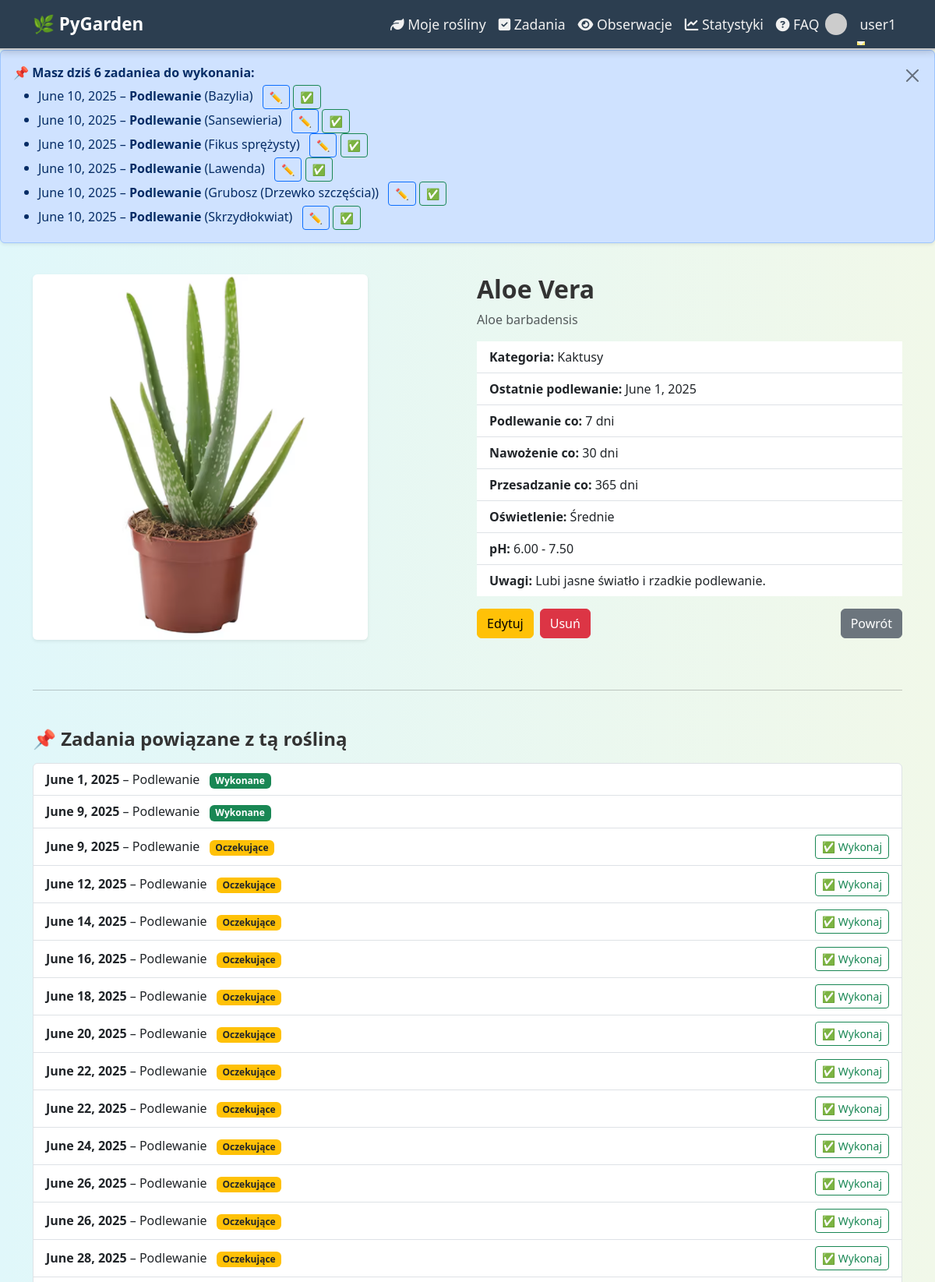
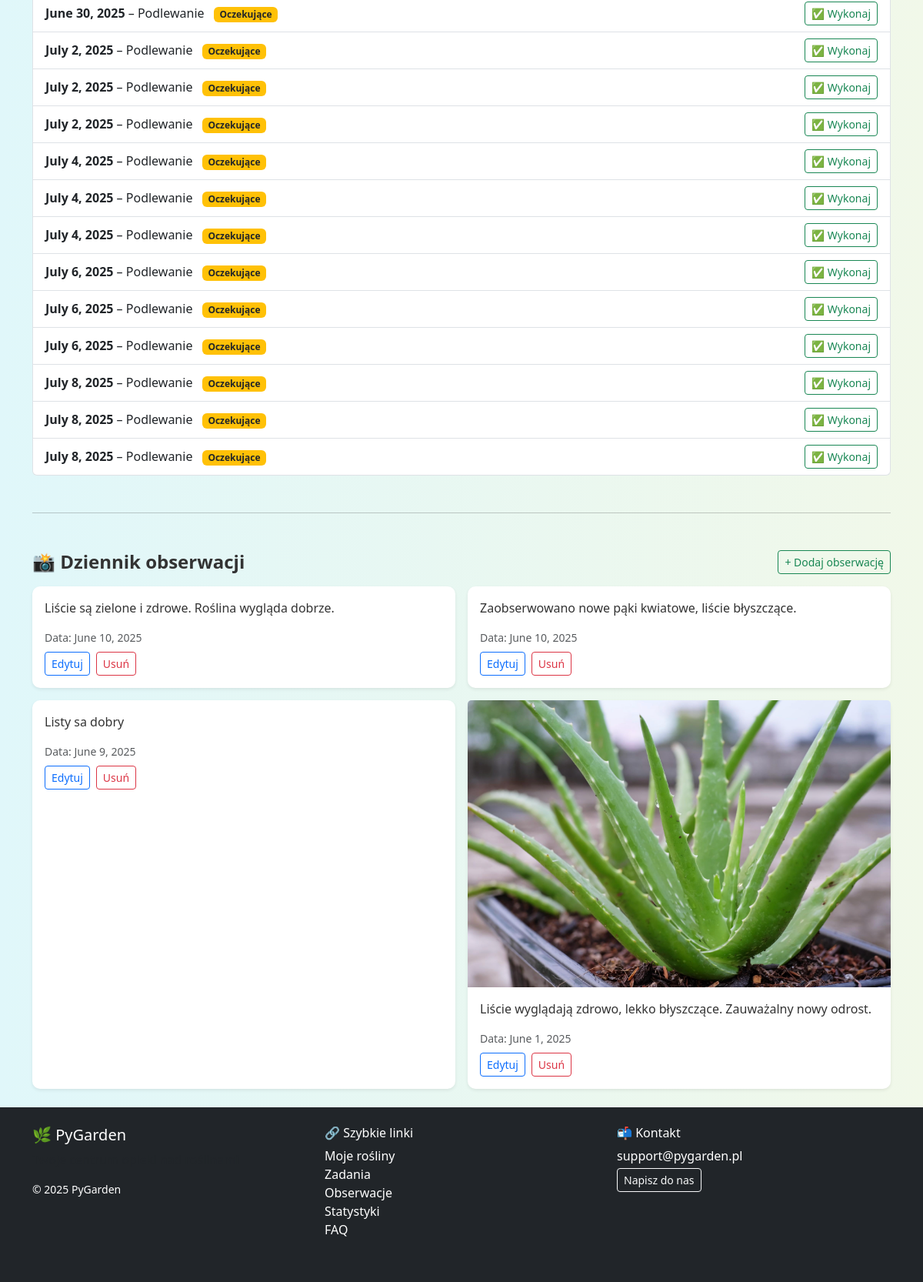
/rosliny/2/ (signed in), run on the app's committed database (2 pictures, top to bottom).
### apps/scheduler/models.py (models this page shows, shortened)
class Task(models.Model):
    plant = models.ForeignKey(Plant, on_delete=models.CASCADE, related_name='zadania')
    user = models.ForeignKey(User, on_delete=models.CASCADE, related_name='zadania')
    typ = models.ForeignKey(TaskType, on_delete=models.SET_NULL, null=True)
    opis = models.TextField(blank=True, null=True)
    data = models.DateField()
    wykonane = models.BooleanField(default=False)
    class Meta:
        verbose_name = 'Zadanie'
        verbose_name_plural = 'Zadania'
        ordering = ['data']

class TaskType(models.Model):
    nazwa = models.CharField(max_length=100, unique=True)
    class Meta:
        verbose_name = 'Typ zadania'
        verbose_name_plural = 'Typy zadań'

### apps/plants/models.py (models this page shows, shortened)
class Plant(models.Model):
    LIGHT_CHOICES = [
        ('low', 'Niskie'),
        ('medium', 'Średnie'),
        ('high', 'Wysokie'),
    ]
    user = models.ForeignKey(User, on_delete=models.CASCADE, related_name='plants')
    nazwa = models.CharField(max_length=255)                   # название растения
    gatunek = models.CharField(max_length=255, blank=True)     # «gatunek» = вид (опционально)
    kategoria = models.ForeignKey(
        Category,
        on_delete=models.SET_NULL,
        null=True,
        blank=True
    )                                                         # категория (связь «многие-ко-многим» упрощена)
    zdjecie = models.ImageField(upload_to='plants/%Y/%m/', blank=True, null=True)
    data_dodania = models.DateField(auto_now_add=True)         # дата добавления (автоматически)
    ostatnie_podlanie = models.DateField(null=True, blank=True)  # дата последнего полива
    interwal_podlania = models.PositiveIntegerField(
        default=7,
        help_text='Interwał (w dniach) między podlaniami'
    )
    interwal_nawozenia = models.PositiveIntegerField(
        default=30,
        help_text='Interwał (w dniach) na nawożenie'
    )
    interwal_przesadzania = models.PositiveIntegerField(
        default=365,
        help_text='Interwał (w dniach) na przesadzanie'
    )
    oswietlenie = models.CharField(
        max_length=10,
        choices=LIGHT_CHOICES,
        default='medium'
    )
    ph_min = models.DecimalField(max_digits=4, decimal_places=2, null=True, blank=True)
    ph_max = models.DecimalField(max_digits=4, decimal_places=2, null=True, blank=True)
    uwagi = models.TextField(blank=True, null=True)            # заметки/комментарии
    class Meta:
        verbose_name = 'Roślina'
        verbose_name_plural = 'Rośliny'

class Category(models.Model):
    nazwa = models.CharField(max_length=100, unique=True)
    def __str__(self):
        return self.nazwa
    class Meta:
        verbose_name = 'Kategoria'
        verbose_name_plural = 'Kategorie'

### apps/observations/models.py (models this page shows, shortened)
class Observation(models.Model):
    plant = models.ForeignKey(Plant, on_delete=models.CASCADE, related_name='obserwacje')
    user = models.ForeignKey(User, on_delete=models.CASCADE, related_name='obserwacje')
    opis = models.TextField(blank=True, null=True)
    data = models.DateField(auto_now_add=True)
    zdjecie = models.ImageField(upload_to='observations/%Y/%m/', blank=True, null=True)
    class Meta:
        verbose_name = 'Obserwacja'
        verbose_name_plural = 'Obserwacje'
        ordering = ['-data']

### apps/plants/views.py (the view)
# urls.py: path('<int:pk>/', views.PlantDetailView.as_view(), name='detail'),
class PlantDetailView(LoginRequiredMixin, UserPassesTestMixin, DetailView):
    model = Plant
    template_name = 'plants/plant_detail.html'
    context_object_name = 'plant'
    def test_func(self):
        return self.get_object().user == self.request.user
    def get_context_data(self, **kwargs):
        context = super().get_context_data(**kwargs)
        plant = self.get_object()
        context['zadania'] = Task.objects.filter(plant=plant, user=self.request.user).order_by('data')
        return context

### apps/scheduler/context_processors.py (called while the page is built)
def todays_tasks(request):
    if request.user.is_authenticated:
        tasks_today = Task.objects.filter(
            user=request.user,
            data=date.today(),
            wykonane=False
        ).select_related('typ', 'plant')
    else:
        tasks_today = []
    return {'tasks_today': tasks_today}

### templates/plants/plant_detail.html (shortened to what this page needs)
{% extends 'base.html' %}
{% load static %}
{% block content %}
<div class="row">
    <div class="col-md-6">
        {% if plant.zdjecie %}
            <img src="{{ plant.zdjecie.url }}" style="max-width: 430px;" class="img-fluid rounded shadow-sm mb-3" alt="{{ plant.nazwa }}">
        {% else %}
            <div class="bg-light border rounded p-5 text-center text-muted">Brak zdjęcia</div>
        {% endif %}
    </div>
    <div class="col-md-6">
        <h2 class="fw-bold">{{ plant.nazwa }}</h2>
        <p class="text-muted">{{ plant.gatunek }}</p>
        <ul class="list-group list-group-flush mb-3">
            <li class="list-group-item"><strong>Kategoria:</strong> {{ plant.kategoria }}</li>
            <li class="list-group-item"><strong>Ostatnie podlewanie:</strong> {{ plant.ostatnie_podlanie|default:"—" }}</li>
            <li class="list-group-item"><strong>Podlewanie co:</strong> {{ plant.interwal_podlania }} dni</li>
            <li class="list-group-item"><strong>Nawożenie co:</strong> {{ plant.interwal_nawozenia }} dni</li>
            <li class="list-group-item"><strong>Przesadzanie co:</strong> {{ plant.interwal_przesadzania }} dni</li>
            <li class="list-group-item"><strong>Oświetlenie:</strong> {{ plant.get_oswietlenie_display }}</li>
            {% if plant.ph_min and plant.ph_max %}
                <li class="list-group-item"><strong>pH:</strong> {{ plant.ph_min }} - {{ plant.ph_max }}</li>
            {% endif %}
            {% if plant.uwagi %}
                <li class="list-group-item"><strong>Uwagi:</strong> {{ plant.uwagi }}</li>
            {% endif %}
        </ul>
        <div class="d-flex gap-2">
            <a href="{% url 'plants:edit' plant.pk %}" class="btn btn-warning">Edytuj</a>
            <a href="{% url 'plants:delete' plant.pk %}" class="btn btn-danger">Usuń</a>
            <a href="{% url 'plants:list' %}" class="btn btn-secondary ms-auto">Powrót</a>
        </div>
    </div>
</div>
<hr class="my-5">
<h4 class="fw-bold mb-3">📌 Zadania powiązane z tą rośliną</h4>
{% if zadania %}
    <ul class="list-group">
        {% for task in zadania %}
            <li class="list-group-item d-flex justify-content-between align-items-center">
                <div>
                    <strong>{{ task.data }}</strong> – {{ task.typ.nazwa }}
                    {% if task.wykonane %}
                        <span class="badge bg-success ms-2">Wykonane</span>
                    {% else %}
                        <span class="badge bg-warning text-dark ms-2">Oczekujące</span>
                    {% endif %}
                </div>
                {% if not task.wykonane %}
                    <form method="post" action="{% url 'tasks:mark_done' task.pk %}">
                        <button class="btn btn-sm btn-outline-success">✅ Wykonaj</button>
                    </form>
                {% endif %}
            </li>
        {% endfor %}
    </ul>
{% else %}
    <div class="alert alert-info">Brak przypisanych zadań.</div>
{% endif %}
<hr class="my-5">
<h4 class="fw-bold mb-3 d-flex justify-content-between align-items-center">
    📸 Dziennik obserwacji
    <a href="{% url 'observations:add' %}?plant_id={{ plant.id }}" class="btn btn-sm btn-outline-success">+ Dodaj obserwację</a>
</h4>
{% with plant.obserwacje.all|dictsortreversed:"data" as sorted_observations %}
{% if sorted_observations %}
    <div class="row g-3">
        {% for obs in sorted_observations %}
            <div class="col-md-6">
                <div class="card shadow-sm h-100">
                    {% if obs.zdjecie %}
                        <img src="{{ obs.zdjecie.url }}" class="card-img-top" alt="obserwacja">
                    {% endif %}
                    <div class="card-body">
                        <p class="card-text">{{ obs.opis|default:"(Brak opisu)" }}</p>
                        <p class="text-muted small mb-0">Data: {{ obs.data }}</p>
                        <div class="d-flex gap-2 mt-2">
                            <a href="{% url 'observations:edit' obs.pk %}" class="btn btn-sm btn-outline-primary">Edytuj</a>
                            <a href="{% url 'observations:delete' obs.pk %}" class="btn btn-sm btn-outline-danger">Usuń</a>
                        </div>
                    </div>
                </div>
            </div>
        {% endfor %}
    </div>
{% else %}
    <div class="alert alert-info">Brak obserwacji dla tej rośliny.</div>
{% endif %}
{% endwith %}
{% endblock %}

### templates/base.html (shortened to what this page needs)
<!DOCTYPE html>
<html lang="pl">
{% load static %}
<head>
  <link href="https://cdn.jsdelivr.net/npm/bootstrap@5.3.0/dist/css/bootstrap.min.css" rel="stylesheet" />
  <link rel="stylesheet" href="https://cdnjs.cloudflare.com/ajax/libs/font-awesome/6.5.0/css/all.min.css" />
  <link rel="stylesheet" href="{% static 'css/style.css' %}" />
  <link href="https://cdn.jsdelivr.net/npm/fullcalendar@6.1.10/index.global.min.css" rel="stylesheet">
</head>
<body class="d-flex flex-column min-vh-100">
<nav class="navbar navbar-expand-lg navbar-animate sticky-top">
  <div class="container" style="overflow: visible;">
    <a class="navbar-brand" href="{% url 'plants:list' %}">🌿 PyGarden</a>
    <div class="collapse navbar-collapse" id="navbarNav">
      <ul class="navbar-nav ms-auto">
        {% if user.is_authenticated %}
          <li class="nav-item"><a class="nav-link" href="{% url 'plants:list' %}"><i class="fa fa-leaf"></i> Moje rośliny</a></li>
          <li class="nav-item"><a class="nav-link" href="{% url 'tasks:calendar' %}"><i class="fa fa-check-square"></i> Zadania</a></li>
          <li class="nav-item"><a class="nav-link" href="{% url 'observations:list' %}"><i class="fa fa-eye"></i> Obserwacje</a></li>
          <li class="nav-item"><a class="nav-link" href="{% url 'analytics:statistics' %}"><i class="fa fa-chart-line"></i> Statystyki</a></li>
          <li class="nav-item"><a class="nav-link" href="{% url 'faq' %}"><i class="fa fa-question-circle"></i> FAQ</a></li>
          <li class="nav-item dropdown d-flex align-items-center gap-2">
            <img src="https://www.gravatar.com/avatar/?s=28&d=identicon" class="rounded-circle" style="width: 28px; height: 28px;" alt="avatar">
            <a class="nav-link dropdown-toggle" href="#" id="userDropdown" data-bs-toggle="dropdown">{{ user.username }}</a>
          </li>
        {% else %}
          <li class="nav-item"><a class="nav-link" href="{% url 'accounts:login' %}">Zaloguj się</a></li>
          <li class="nav-item"><a class="nav-link" href="{% url 'accounts:register' %}">Rejestracja</a></li>
        {% endif %}
      </ul>
    </div>
  </div>
</nav>
{% if tasks_today %}
<div class="alert alert-primary d-flex justify-content-between align-items-start fade show shadow-sm" role="alert" id="task-alert" style="animation: fade-in 0.5s ease-out;">
  <div>
    <strong>📌 Masz dziś {{ tasks_today|length }} zadanie{{ tasks_today|length|pluralize:"e,a" }} do wykonania:</strong>
    <ul class="mb-0 mt-1">
      {% for task in tasks_today %}
        <li>
          {{ task.data }} – <strong>{{ task.typ.nazwa }}</strong> ({{ task.plant.nazwa }})
          <a href="{% url 'tasks:edit' task.pk %}" class="btn btn-sm btn-outline-primary ms-2">✏️</a>
          {% if not task.wykonane %}
            <a href="{% url 'tasks:mark_done' task.pk %}" class="btn btn-sm btn-outline-success">✅</a>
          {% endif %}
        </li>
      {% endfor %}
    </ul>
  </div>
  <button type="button" class="btn-close ms-3 mt-1" data-bs-dismiss="alert" aria-label="Close"></button>
</div>
{% endif %}
<div class="container py-4 flex-grow-1">
  {% block content %}{% endblock %}
</div>
<footer class="bg-dark text-white mt-auto py-4">
  <div class="container">
    <div class="row">
      <div class="col-md-4 mb-3">
        <h5>🌿 PyGarden</h5>
        <p class="text-muted">Twoje centrum opieki nad roślinami</p>
        <p class="small">&copy; 2025 PyGarden</p>
      </div>
      <div class="col-md-4 mb-3">
        <h6>🔗 Szybkie linki</h6>
        <ul class="list-unstyled">
          <li><a href="{% url 'plants:list' %}" class="text-white text-decoration-none">Moje rośliny</a></li>
          <li><a href="{% url 'tasks:calendar' %}" class="text-white text-decoration-none">Zadania</a></li>
          <li><a href="{% url 'observations:list' %}" class="text-white text-decoration-none">Obserwacje</a></li>
          <li><a href="{% url 'analytics:statistics' %}" class="text-white text-decoration-none">Statystyki</a></li>
          <li><a href="{% url 'faq' %}" class="text-white text-decoration-none">FAQ</a></li>
        </ul>
      </div>
      <div class="col-md-4 mb-3">
        <h6>📬 Kontakt</h6>
        <p class="mb-1">support@pygarden.pl</p>
        <a href="mailto:support@pygarden.pl" class="btn btn-outline-light btn-sm">Napisz do nas</a>
      </div>
    </div>
  </div>
</footer>
</body>
</html>

### static/css/style.css (style rules this page uses)
body { background: linear-gradient(to right, #e0f7fa, #f1f8e9); font-family: 'Segoe UI', sans-serif; color: #333; transition: background-color 0.3s ease, color 0.3s ease; }
.card { border: none; box-shadow: 0 2px 8px rgba(0,0,0,0.08); border-radius: 10px; background-color: #fff; color: #333; transition: all 0.2s ease-in-out; }
h2 { font-weight: 600; }
.navbar { background-color: #2c3e50 !important; box-shadow: 0 2px 10px rgba(0, 0, 0, 0.2); border-bottom: 2px solid #ccc; transition: all 0.4s ease; z-index: 1000; position: relative; }
.navbar-animate { transform: translateY(-100%); opacity: 0; animation: navbarDropIn 0.7s ease-out forwards; }
.navbar .nav-link { color: #f1f1f1 !important; font-weight: 500; font-size: 1.1rem; padding: 0.6rem 1rem; transition: all 0.3s ease; position: relative; }
.navbar .nav-link::after { content: ''; display: block; width: 0; height: 2px; background: #ffe66d; transition: width 0.3s; position: absolute; bottom: -4px; left: 0; }
.navbar .navbar-brand { font-size: 1.4rem; font-weight: bold; color: #ffffff !important; transition: all 0.3s ease; }

### data on the page
Task: data "June 10, 2025", typ.nazwa "Podlewanie", plant.nazwa "Bazylia"
Task: data "June 10, 2025", typ.nazwa "Podlewanie", plant.nazwa "Sansewieria"
Task: data "June 10, 2025", typ.nazwa "Podlewanie", plant.nazwa "Fikus sprężysty"
Task: data "June 10, 2025", typ.nazwa "Podlewanie", plant.nazwa "Lawenda"
Task: data "June 10, 2025", typ.nazwa "Podlewanie", plant.nazwa "Grubosz (Drzewko szczęścia)"
Task: data "June 10, 2025", typ.nazwa "Podlewanie", plant.nazwa "Skrzydłokwiat"
Plant: zdjecie (picture), nazwa "Aloe Vera", gatunek "Aloe barbadensis", kategoria "Kaktusy", ostatnie_podlanie "June 1, 2025", interwal_podlania "7", interwal_nawozenia "30", interwal_przesadzania "365", oswietlenie "Średnie", ph_min "6.00", ph_max "7.50", uwagi "Lubi jasne światło i rzadkie podlewanie."
Task: data "June 1, 2025", typ.nazwa "Podlewanie", wykonane "Wykonane"
Task: data "June 9, 2025", typ.nazwa "Podlewanie", wykonane "Wykonane"
Task: data "June 9, 2025", typ.nazwa "Podlewanie", wykonane "Oczekujące"
Task: data "June 12, 2025", typ.nazwa "Podlewanie", wykonane "Oczekujące"
Task: data "June 14, 2025", typ.nazwa "Podlewanie", wykonane "Oczekujące"
Task: data "June 16, 2025", typ.nazwa "Podlewanie", wykonane "Oczekujące"
Task: data "June 18, 2025", typ.nazwa "Podlewanie", wykonane "Oczekujące"
Task: data "June 20, 2025", typ.nazwa "Podlewanie", wykonane "Oczekujące"
Task: data "June 22, 2025", typ.nazwa "Podlewanie", wykonane "Oczekujące"
Task: data "June 22, 2025", typ.nazwa "Podlewanie", wykonane "Oczekujące"
Task: data "June 24, 2025", typ.nazwa "Podlewanie", wykonane "Oczekujące"
Task: data "June 26, 2025", typ.nazwa "Podlewanie", wykonane "Oczekujące"
Task: data "June 26, 2025", typ.nazwa "Podlewanie", wykonane "Oczekujące"
Task: data "June 28, 2025", typ.nazwa "Podlewanie", wykonane "Oczekujące"
Task: data "June 30, 2025", typ.nazwa "Podlewanie", wykonane "Oczekujące"
Task: data "July 2, 2025", typ.nazwa "Podlewanie", wykonane "Oczekujące"
Task: data "July 2, 2025", typ.nazwa "Podlewanie", wykonane "Oczekujące"
Task: data "July 2, 2025", typ.nazwa "Podlewanie", wykonane "Oczekujące"
Task: data "July 4, 2025", typ.nazwa "Podlewanie", wykonane "Oczekujące"
Task: data "July 4, 2025", typ.nazwa "Podlewanie", wykonane "Oczekujące"
Task: data "July 4, 2025", typ.nazwa "Podlewanie", wykonane "Oczekujące"
Task: data "July 6, 2025", typ.nazwa "Podlewanie", wykonane "Oczekujące"
Task: data "July 6, 2025", typ.nazwa "Podlewanie", wykonane "Oczekujące"
Task: data "July 6, 2025", typ.nazwa "Podlewanie", wykonane "Oczekujące"
Task: data "July 8, 2025", typ.nazwa "Podlewanie", wykonane "Oczekujące"
Task: data "July 8, 2025", typ.nazwa "Podlewanie", wykonane "Oczekujące"
Task: data "July 8, 2025", typ.nazwa "Podlewanie", wykonane "Oczekujące"
Observation: opis "Liście są zielone i zdrowe. Roślina wygląda dobrze.", data "June 10, 2025"
Observation: opis "Zaobserwowano nowe pąki kwiatowe, liście błyszczące.", data "June 10, 2025"
Observation: opis "Listy sa dobry", data "June 9, 2025"
Observation: zdjecie (picture), opis "Liście wyglądają zdrowo, lekko błyszczące. Zauważalny nowy odrost.", data "June 1, 2025"

### other printed values
{{ user.username }} "user1"
{{ tasks_today|length }} "6"
